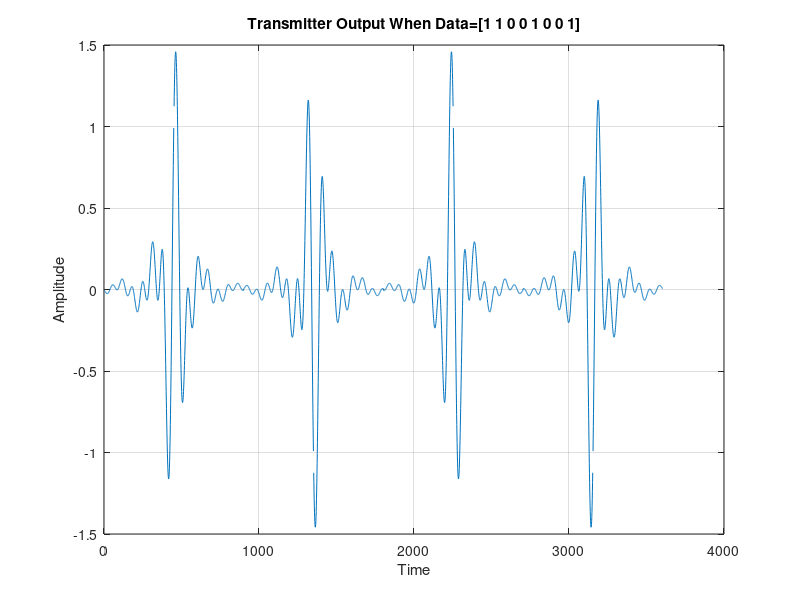

Here is the MATLAB script that generated this plot:
clear all; clc;
Tc=10;
t=-4.5*Tc:1e-2*Tc:4.5*Tc;
b=0.22;
 SRRC=(sin(pi*(t/Tc)*(1-b))+4*b*(t/Tc).*cos(pi*(t/Tc)*(1+b)))./(pi*(t/Tc).*(1-((4*b*(t/Tc)).^2)));
c1=cos(2*pi*t/Tc);
c2=sin(2*pi*(t)/Tc);


                     
data=[1 1 0 0 1 0 0 1];
vec=[];
if data(1:2)== [1 1]
    y=SRRC.*c1+SRRC.*c2;  
elseif data(1:2)== [0 1]
    y=-SRRC.*c1+SRRC.*c2;
    elseif data(1:2)== [1 0]
    y=SRRC.*c1-SRRC.*c2;
else
    y=-SRRC.*c1-SRRC.*c2;
end
vec=[vec y];
if data(3:4)== [1 1]
    y=SRRC.*c1+SRRC.*c2;  
elseif data(3:4)== [0 1]
    y=-SRRC.*c1+SRRC.*c2;
    elseif data(3:4)== [1 0]
    y=SRRC.*c1-SRRC.*c2;
else
    y=-SRRC.*c1-SRRC.*c2;
end
vec=[vec y];
if data(5:6)== [1 1]
    y=SRRC.*c1+SRRC.*c2;  
elseif data(5:6)== [0 1]
    y=-SRRC.*c1+SRRC.*c2;
    elseif data(5:6)== [1 0]
    y=SRRC.*c1-SRRC.*c2;
else
    y=-SRRC.*c1-SRRC.*c2;
end
vec=[vec y];
if data(7:8)== [1 1]
    y=SRRC.*c1+SRRC.*c2;  
elseif data(7:8)== [0 1]
    y=-SRRC.*c1+SRRC.*c2;
    elseif data(7:8)== [1 0]
    y=SRRC.*c1-SRRC.*c2;
else
    y=-SRRC.*c1-SRRC.*c2;
end

vec=[vec y];

y1=-SRRC.*c1-SRRC.*c2;            
y2=-SRRC.*c1+SRRC.*c2;
y3=SRRC.*c1-SRRC.*c2;
y4=SRRC.*c1+SRRC.*c2;

% figure(1)
% plot(t,y1)
% title('y1 = When the Input Signal Vector is[0,0]')
% grid on
% figure(2)
% plot(t,y2)
% title('y2 = When the Input Signal Vector is [0,1]')
% grid on
% figure(3)
% plot(t,y3)
% title('y3 = When the Input Signal Vector is [1,0]')
% grid on
% figure(4)
% plot(t,y4)
% title('y4 = When the Input Signal Vector is [1,1]')
% grid on

% 
% yn=[y1 y2 y3 y4];
% figure(1)
% plot(yn)
% grid on

figure(1)
plot(vec)
title('Transmitter Output When Data=[1 1 0 0 1 0 0 1]')
ylabel('Amplitude')
xlabel('Time')
grid on